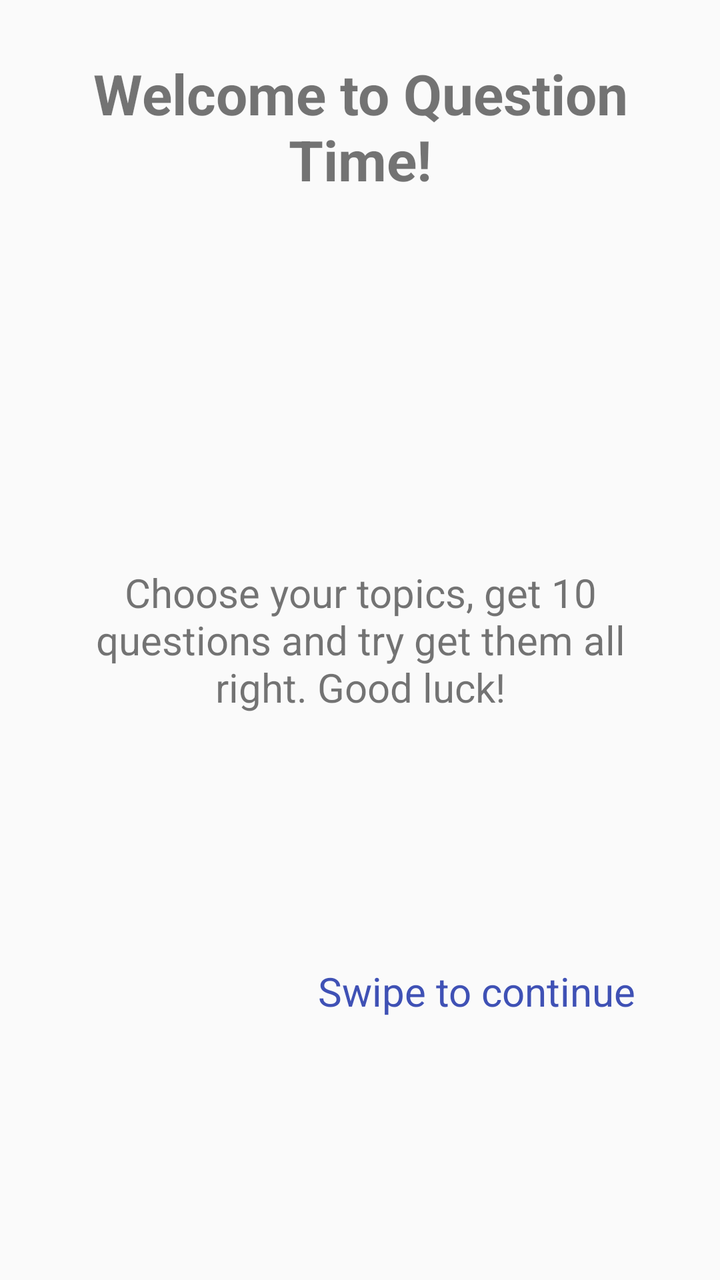
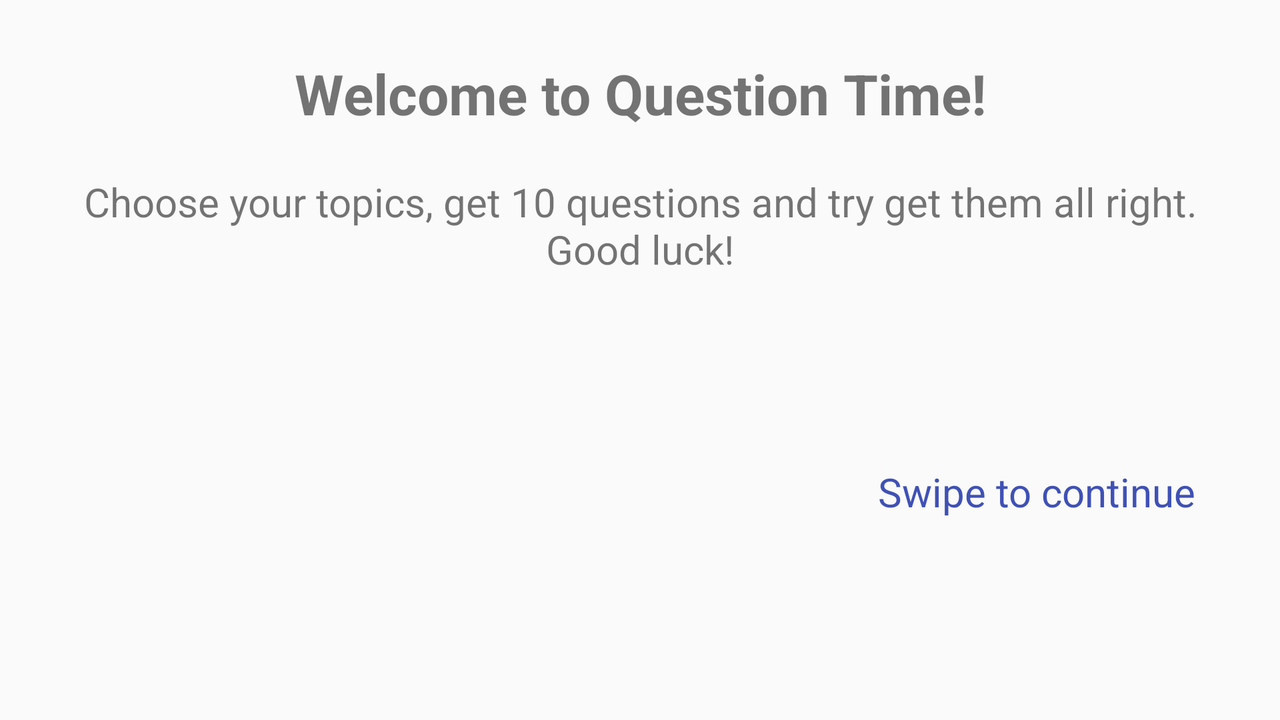

First picture: res/layout/ on a phone held upright. Second picture: the repository's own variant of that layout, on a device whose configuration matches the variant's folder. Source for both follows.
<!-- AndroidManifest.xml: application theme AppTheme -->
<!-- res/layout/welcome_screen.xml -->
<?xml version="1.0" encoding="utf-8"?>
<RelativeLayout style="@style/ParentLayout"
    xmlns:android="http://schemas.android.com/apk/res/android"
    xmlns:tools="http://schemas.android.com/tools"
    tools:context="com.example.android.questiontime.WelcomeScreenFragment"
    android:id="@+id/welcome_message_layout">

    <TextView style="@style/HeaderStyle"
        android:id="@+id/welcome_title"
        android:text="@string/welcome" />

    <TextView style="@style/QuestionStyle"
        android:id="@+id/welcome_message"
        android:text="@string/instructions"
        android:layout_centerInParent="true"/>

    <TextView style="@style/BottomTextViewStyle"
        android:id="@+id/swipe_message"
        android:text="@string/swipe"
        android:layout_below="@id/welcome_message" />

</RelativeLayout>
<!-- resources referenced by this layout -->
<resources>
  <string name="instructions">
          Choose your topics, get 10 questions and try get them all right. Good luck!
      </string>
  <string name="swipe">Swipe to continue</string>
  <string name="welcome">Welcome to Question Time!</string>
  <style name="BottomTextViewStyle" parent="QuestionStyle">
          <item name="android:layout_width">wrap_content</item>
          <item name="android:layout_height">wrap_content</item>
          <item name="android:layout_alignParentBottom">true</item>
          <item name="android:layout_alignParentEnd">true</item>
          <item name="android:layout_alignParentRight">true</item>
          <item name="android:textColor">@color/colorPrimary</item>
          <item name="android:layout_margin">@dimen/bottom_textview_margin</item>
      </style>
  <style name="HeaderStyle">
          <item name="android:layout_height">wrap_content</item>
          <item name="android:layout_width">wrap_content</item>
          <item name="android:layout_centerHorizontal">true</item>
          <item name="android:gravity">center</item>
          <item name="android:textSize">@dimen/header_text_size</item>
          <item name="android:textStyle">bold</item>
          <item name="android:padding">@dimen/header_padding</item>
      </style>
  <style name="ParentLayout">
          <item name="android:layout_height">match_parent</item>
          <item name="android:layout_width">match_parent</item>
          <item name="android:paddingBottom">@dimen/activity_horizontal_margin</item>
          <item name="android:paddingTop">@dimen/activity_horizontal_margin</item>
          <item name="android:paddingLeft">@dimen/activity_vertical_margin</item>
          <item name="android:paddingRight">@dimen/activity_vertical_margin</item>
          <item name="android:orientation">vertical</item>
      </style>
  <style name="QuestionStyle">
          <item name="android:layout_height">wrap_content</item>
          <item name="android:layout_width">wrap_content</item>
          <item name="android:layout_centerHorizontal">true</item>
          <item name="android:textSize">@dimen/question_text_size</item>
          <item name="android:gravity">center</item>
          <item name="android:padding">@dimen/question_text_padding</item>
      </style>
  <style name="AppTheme" parent="Theme.AppCompat.Light.DarkActionBar">
          
          <item name="colorPrimary">@color/colorPrimary</item>
          <item name="colorPrimaryDark">@color/colorPrimaryDark</item>
          <item name="colorAccent">@color/colorAccent</item>
      </style>
  <color name="colorPrimary">#3F51B5</color>
  <dimen name="bottom_textview_margin">16dp</dimen>
  <dimen name="header_text_size">28sp</dimen>
  <dimen name="header_padding">12dp</dimen>
  <dimen name="activity_horizontal_margin">16dp</dimen>
  <dimen name="activity_vertical_margin">16dp</dimen>
  <dimen name="question_text_size">20sp</dimen>
  <dimen name="question_text_padding">10dp</dimen>
  <color name="colorPrimaryDark">#303F9F</color>
  <color name="colorAccent">#9F4081</color>
</resources>
<!-- res/layout-land/welcome_screen.xml (the repository's variant of the layout above) -->
<!-- drawn on the phone turned sideways -->
<?xml version="1.0" encoding="utf-8"?>
<RelativeLayout style="@style/ParentLayout"
    xmlns:android="http://schemas.android.com/apk/res/android"
    xmlns:tools="http://schemas.android.com/tools"
    tools:context="com.example.android.questiontime.WelcomeScreenFragment"
    android:id="@+id/welcome_message_layout">

    <TextView style="@style/HeaderStyle"
        android:id="@+id/welcome_title"
        android:text="@string/welcome" />

    <TextView style="@style/QuestionStyle"
        android:id="@+id/welcome_message"
        android:text="@string/instructions"
        android:layout_below="@id/welcome_title" />

    <TextView style="@style/BottomTextViewStyle"
        android:id="@+id/swipe_message"
        android:text="@string/swipe"
        android:layout_below="@id/welcome_message" />

</RelativeLayout>
